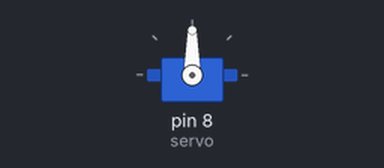
The sketch below on a simulated Arduino Uno, built with avr-gcc and run on an emulated ATmega328P. Parts: servo.

Above: at 0.1 s.
At 1.1 s:
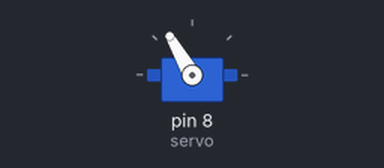
At 1.6 s:
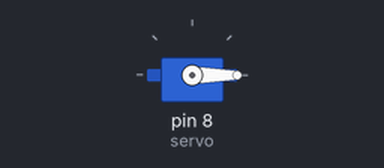
Timing chart, 0 to 3.1 s (numbered marks = the images above):
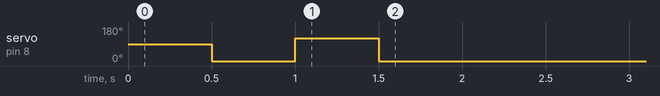

The sketch:

sketch_sep18b.ino
```cpp
#include <Servo.h>

Servo servo;

void setup() {
  servo.attach(8);
  servo.write(90);
  delay(500);
  servo.write(-180);
  delay(500);
  servo.write(120);
  delay(500);


}

void loop()
{
  servo.write(0);
  delay(1000);
  servo.write(0);
  delay(1000);

}

// Source: http://educ8s.tv/arduino-servo-tutorial/ Nick Koumaris Educ8s TV
```

Measured:
- by itself, servo on pin 8 (servo): 90° → 0° at 0.50 s, → 120° 0.50 s later, → 0° 0.50 s later
